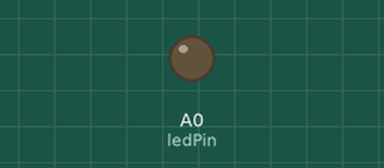
Recording of a sketch running on a simulated Arduino Uno, built with avr-gcc and run on an emulated ATmega328P. Parts: output pins drawn as LEDs (lit = HIGH).

Above: at 0.3 s.
At 4.6 s:
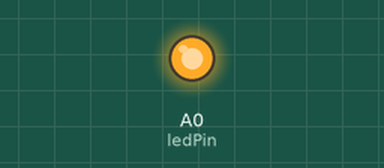
Timing chart, 0 to 7.2 s (numbered marks = the images above):
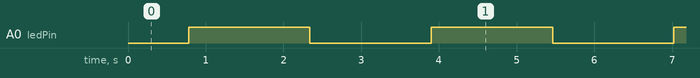

The sketch:

Fading.ino
```cpp
/*
 ************************************************************************
 * @author  :  IntoRobot Team
 * @version :  V1.0.0
 * @date    :  03-30-15
 ************************************************************************
 This application example code is in the public domain.
 This example is modified from arduino example


 Fading

 This example shows how to fade an LED using the analogWrite() function.

 The circuit:
 * LED attached from analog pin 0 to ground.

 */


int ledPin = A0;    // LED connected to analog pin 0

void setup()
{
    pinMode(ledPin,OUTPUT);
}

void loop()
{
    // fade in from min to max in increments of 5 points:
    for (int fadeValue = 0 ; fadeValue <= 255; fadeValue += 5)
    {
        // sets the value (range from 0 to 255):
        analogWrite(ledPin, fadeValue);
        // wait for 30 milliseconds to see the dimming effect
        delay(30);
    }

    // fade out from max to min in increments of 5 points:
    for (int fadeValue = 255 ; fadeValue >= 0; fadeValue -= 5)
    {
        // sets the value (range from 0 to 255):
        analogWrite(ledPin, fadeValue);
        // wait for 30 milliseconds to see the dimming effect
        delay(30);
    }
}
```

Measured:
- by itself, A0 (ledPin): alternates HIGH for 1.6 s and LOW for 1.6 s
